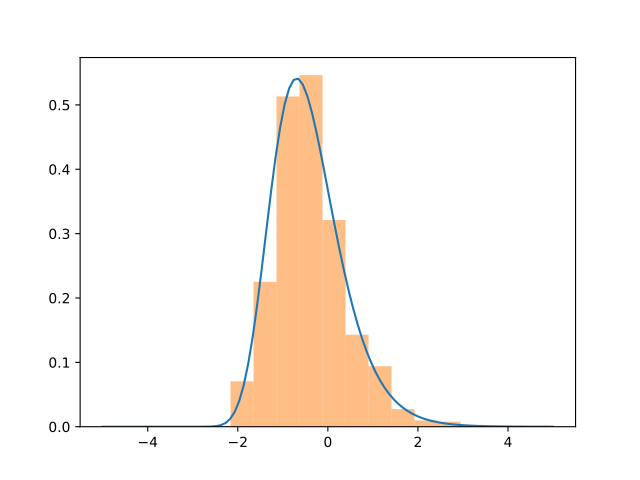

Write the Python code that produced this figure.
import matplotlib.pyplot as plt
from scipy.stats import gamma
import numpy as np
from pydygp.probabilitydistributions import InverseGamma
p = InverseGamma(a=2)
q = p.logtransform()
z = gamma.rvs(a=2, size=1000)
x = np.linspace(-5., 5., 100)
plt.plot(x, np.exp(q.logpdf(x)))
plt.hist(-np.log(z), density=True, alpha=0.5)
plt.show()
